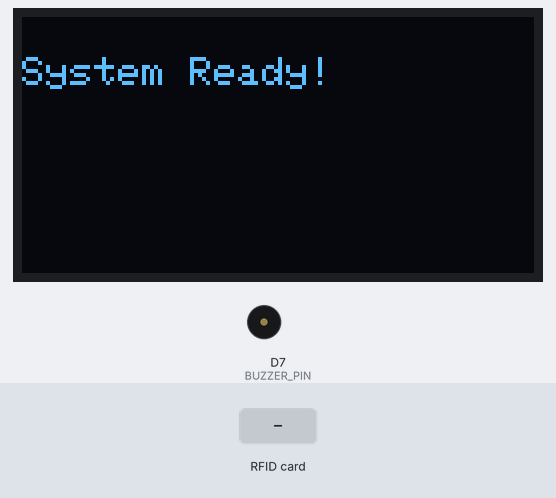
A sketch run on a simulated ESP8266 (NodeMCU). Shown: 128×64 one-colour display, buzzer (waves = sounding). The inputs (shaded band) are chosen by the test bench. WiFi joins after 1.5 s; servers stay silent unless stated; uploads are accepted with an empty reply; the local clock reads 2024-03-15 10:24:30 at power-on unless the sketch sets it; what the sketch prints to the serial monitor is not drawn.

Above: at 1.7 s.
At 3.8 s:
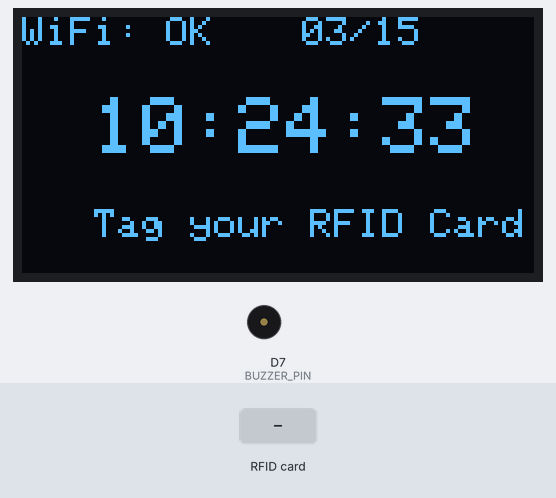
3.9 s: RFID card 00 00 00 00 held to the reader
At 6.2 s:
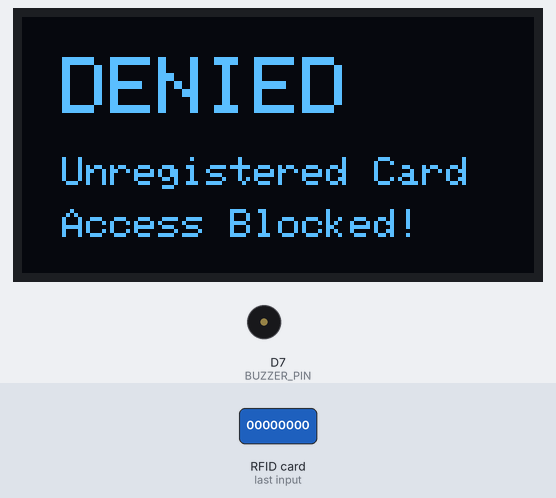
6.9 s: RFID card 5E 7A 19 C4 held to the reader
At 9.9 s:
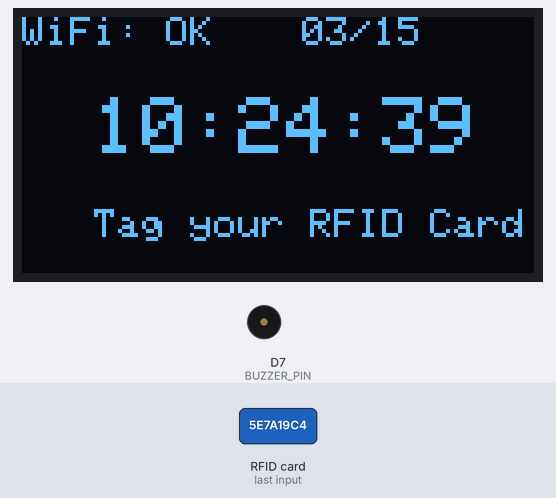
Timing chart, 0 to 11.4 s (numbered marks = the images above; inputs shaded):
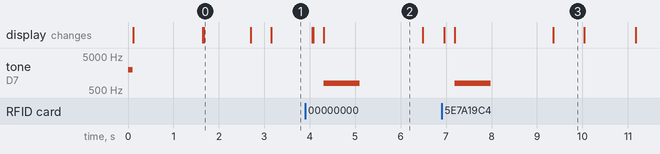

Measured:
- after the input at 3.9 s, tone on D7 (BUZZER_PIN): silent → 800 Hz after 0.41 s, → silent 0.80 s later; the display: first differs from a run without the input after 0.18 s (image 2 shows a later state)
- after the input at 6.9 s, tone on D7 (BUZZER_PIN): silent → 800 Hz after 0.29 s, → silent 0.80 s later; the display: first changes after 0.06 s (image 3 shows a later state)
- what the display in image 0 shows lasts 1.0 s, from 1.7 s to 2.7 s
- what the display in image 2 shows lasts 2.2 s, from 4.3 s to 6.5 s
- what the display in image 3 shows lasts 0.6 s, from 9.4 s to 10.0 s

The sketch:

NodeMCU_RFID_Test.ino
```cpp
#include <ESP8266WiFi.h>
#include <ESP8266HTTPClient.h>
#include <WiFiClient.h>
#include <time.h>
#include <Wire.h>
#include <Adafruit_GFX.h>
#include <Adafruit_SSD1306.h>
#include <Adafruit_PN532.h>

#define SCREEN_WIDTH 128
#define SCREEN_HEIGHT 64
#define OLED_RESET    -1
#define SCREEN_ADDRESS 0x3C

// OLED 핀 (D5 -> GPIO14, D6 -> GPIO12)
#define OLED_SDA 14
#define OLED_SCL 12

// PN532 핀 (D2 -> GPIO4, D1 -> GPIO5)
#define PN532_IRQ   4
#define PN532_RESET 5

Adafruit_SSD1306 display(SCREEN_WIDTH, SCREEN_HEIGHT, &Wire, OLED_RESET);
Adafruit_PN532 nfc(PN532_IRQ, PN532_RESET);

// 부저 핀 (D7 -> GPIO13). 명시적으로 D7 상수를 사용합니다.
#define BUZZER_PIN D7

const char* ssid = "imfall";
const char* password = "00000000";
const char* serverUrl = "http://13.125.123.251/api.php?action=tag";

// 한국 시간 설정 (UTC+9)
const int timezone = 9 * 3600;
const int dst = 0;

bool nfc_ok = false;

void setup() {
  Serial.begin(115200);
  delay(10);

  pinMode(BUZZER_PIN, OUTPUT);

  // 아두이노 부팅 시 부저가 정상 작동하는지 확인하기 위해 0.1초 동안 삐 소리를 냅니다.
  tone(BUZZER_PIN, 2000, 100);

  // I2C 핀 초기화
  Wire.begin(OLED_SDA, OLED_SCL);

  // OLED 디스플레이 초기화
  if(!display.begin(SSD1306_SWITCHCAPVCC, SCREEN_ADDRESS)) {
    Serial.println(F("SSD1306 allocation failed"));
    for(;;);
  }

  display.clearDisplay();
  display.setTextSize(1);
  display.setTextColor(SSD1306_WHITE);
  display.setCursor(0, 10);
  display.println("System Initializing...");
  display.display();

  // PN532 초기화
  nfc.begin();
  uint32_t versiondata = nfc.getFirmwareVersion();
  if (!versiondata) {
    Serial.println("Didn't find PN53x board");
    display.println("RFID Reader: ERROR");
    display.display();
    delay(2000);
    nfc_ok = false;
  } else {
    Serial.print("Found chip PN5"); Serial.println((versiondata>>24) & 0xFF, HEX);
    display.println("RFID Reader: OK");
    display.display();
    nfc.SAMConfig();
    nfc_ok = true;
  }

  // WiFi 연결
  display.println("Connecting to WiFi...");
  display.display();
  WiFi.begin(ssid, password);

  while (WiFi.status() != WL_CONNECTED) {
    delay(500);
    Serial.print(".");
  }
  Serial.println("\nWiFi Connected!");
  display.println("WiFi Connected!");
  display.display();

  // NTP 동기화 설정
  configTime(timezone, dst, "pool.ntp.org", "time.nist.gov");

  // 유효 시간 수신까지 대기
  time_t now = time(nullptr);
  while (now < 8 * 3600 * 2) {
    delay(500);
    now = time(nullptr);
  }

  display.clearDisplay();
  display.setCursor(0, 10);
  display.println("System Ready!");
  display.display();
  delay(1000);
}

void loop() {
  // 1. 시간 표시
  time_t now = time(nullptr);
  struct tm* timeinfo = localtime(&now);

  display.clearDisplay();

  // 연결 상태 표시
  display.setTextSize(1);
  display.setCursor(0, 0);
  display.print("WiFi: OK");

  // 날짜 표시
  display.setCursor(70, 0);
  display.printf("%02d/%02d", timeinfo->tm_mon + 1, timeinfo->tm_mday);

  // 시계 표시 (크게)
  display.setTextSize(2);
  display.setCursor(18, 20);
  display.printf("%02d:%02d:%02d", timeinfo->tm_hour, timeinfo->tm_min, timeinfo->tm_sec);

  // 대기 상태 텍스트
  display.setTextSize(1);
  display.setCursor(18, 48);
  if (nfc_ok) {
    display.print("Tag your RFID Card");
  } else {
    display.print("RFID ERROR: CHECK HW");
  }

  display.display();

  // 2. RFID 카드 감지 체크 (50ms 타임아웃 비블로킹 방식)
  if (nfc_ok) {
    uint8_t success;
    uint8_t uid[] = { 0, 0, 0, 0, 0, 0, 0 };
    uint8_t uidLength;

    success = nfc.readPassiveTargetID(PN532_MIFARE_ISO14443A, uid, &uidLength, 50);

    if (success) {
      handleRfidTag(uid, uidLength);
    }
  }

  delay(150);
}

void handleRfidTag(uint8_t *uid, uint8_t uidLength) {
  String uidStr = "";
  for (uint8_t i = 0; i < uidLength; i++) {
    if (i > 0) uidStr += " ";
    if (uid[i] < 0x10) uidStr += "0";
    uidStr += String(uid[i], HEX);
  }
  uidStr.toUpperCase();

  Serial.print("Found Card UID: ");
  Serial.println(uidStr);

  display.clearDisplay();
  display.setTextSize(1);
  display.setCursor(10, 20);
  display.println("Verifying Card...");
  display.setCursor(10, 35);
  display.print("UID: "); display.println(uidStr);
  display.display();

  if (WiFi.status() == WL_CONNECTED) {
    WiFiClient client;
    HTTPClient http;

    http.begin(client, serverUrl);
    http.addHeader("Content-Type", "application/json");

    String requestBody = "{\"uid\":\"" + uidStr + "\"}";
    int httpResponseCode = http.POST(requestBody);

    if (httpResponseCode > 0) {
      String payload = http.getString();
      Serial.println("Response Payload: " + payload);

      display.clearDisplay();

      if (payload.indexOf("\"status\":\"success\"") != -1) {
        String username = "Unknown";
        int nameIdx = payload.indexOf("\"username\":\"");
        if (nameIdx != -1) {
          int endIdx = payload.indexOf("\"", nameIdx + 12);
          if (endIdx != -1) {
            username = payload.substring(nameIdx + 12, endIdx);
          }
        }

        display.setTextSize(2);
        display.setCursor(10, 10);
        display.println("APPROVED");
        display.setTextSize(1);
        display.setCursor(10, 35);
        display.print("User: "); display.println(username);
        display.setCursor(10, 48);
        display.println("Access Granted!");
        display.display();

        // 부저 삐빅 출력
        tone(BUZZER_PIN, 2000, 100);
        delay(150);
        tone(BUZZER_PIN, 2000, 100);

      } else {
        display.setTextSize(2);
        display.setCursor(10, 10);
        display.println("DENIED");
        display.setTextSize(1);
        display.setCursor(10, 35);
        display.println("Unregistered Card");
        display.setCursor(10, 48);
        display.println("Access Blocked!");
        display.display();

        // 부저 삐~~~ 출력 (800ms)
        tone(BUZZER_PIN, 800, 800);
      }

    } else {
      Serial.print("Error on sending POST: ");
      Serial.println(httpResponseCode);

      display.clearDisplay();
      display.setTextSize(1);
      display.setCursor(10, 20);
      display.println("Server Conn Error");
      display.setCursor(10, 35);
      display.printf("HTTP Code: %d", httpResponseCode);
      display.display();

      tone(BUZZER_PIN, 500, 600);
    }

    http.end();
  } else {
    display.clearDisplay();
    display.setTextSize(1);
    display.setCursor(10, 20);
    display.println("WiFi Disconnected");
    display.display();

    tone(BUZZER_PIN, 500, 600);
  }

  delay(2000);
}
```
